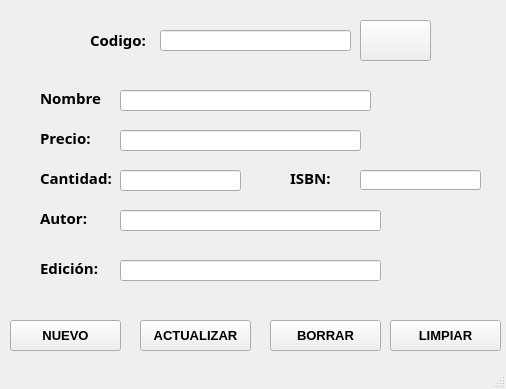
<?xml version="1.0" encoding="UTF-8"?>
<ui version="4.0">
 <class>vtnLibro</class>
 <widget class="QMainWindow" name="vtnLibro">
  <property name="geometry">
   <rect>
    <x>0</x>
    <y>0</y>
    <width>506</width>
    <height>389</height>
   </rect>
  </property>
  <property name="font">
   <font>
    <pointsize>10</pointsize>
    <bold>true</bold>
   </font>
  </property>
  <property name="windowTitle">
   <string>Sistema Invetario Libro</string>
  </property>
  <widget class="QWidget" name="centralwidget">
   <widget class="QLabel" name="lblCodigo">
    <property name="geometry">
     <rect>
      <x>90</x>
      <y>30</y>
      <width>71</width>
      <height>20</height>
     </rect>
    </property>
    <property name="font">
     <font>
      <family>Century Gothic</family>
      <pointsize>11</pointsize>
      <bold>true</bold>
     </font>
    </property>
    <property name="text">
     <string>Codigo:</string>
    </property>
   </widget>
   <widget class="QLabel" name="lblNombre">
    <property name="geometry">
     <rect>
      <x>40</x>
      <y>90</y>
      <width>61</width>
      <height>16</height>
     </rect>
    </property>
    <property name="font">
     <font>
      <family>Century Gothic</family>
      <pointsize>11</pointsize>
      <bold>true</bold>
     </font>
    </property>
    <property name="text">
     <string>Nombre:</string>
    </property>
   </widget>
   <widget class="QLabel" name="lblPrecio">
    <property name="geometry">
     <rect>
      <x>40</x>
      <y>130</y>
      <width>61</width>
      <height>16</height>
     </rect>
    </property>
    <property name="font">
     <font>
      <family>Century Gothic</family>
      <pointsize>11</pointsize>
      <bold>true</bold>
     </font>
    </property>
    <property name="text">
     <string>Precio:</string>
    </property>
   </widget>
   <widget class="QLabel" name="lblCantidad">
    <property name="geometry">
     <rect>
      <x>40</x>
      <y>170</y>
      <width>81</width>
      <height>16</height>
     </rect>
    </property>
    <property name="font">
     <font>
      <family>Century Gothic</family>
      <pointsize>11</pointsize>
      <bold>true</bold>
     </font>
    </property>
    <property name="text">
     <string>Cantidad:</string>
    </property>
   </widget>
   <widget class="QLabel" name="lblAutor">
    <property name="geometry">
     <rect>
      <x>40</x>
      <y>210</y>
      <width>61</width>
      <height>16</height>
     </rect>
    </property>
    <property name="font">
     <font>
      <family>Century Gothic</family>
      <pointsize>11</pointsize>
      <bold>true</bold>
     </font>
    </property>
    <property name="text">
     <string>Autor:</string>
    </property>
   </widget>
   <widget class="QLabel" name="lblEdicion">
    <property name="geometry">
     <rect>
      <x>40</x>
      <y>260</y>
      <width>61</width>
      <height>16</height>
     </rect>
    </property>
    <property name="font">
     <font>
      <family>Century Gothic</family>
      <pointsize>11</pointsize>
      <bold>true</bold>
     </font>
    </property>
    <property name="text">
     <string>Edición:</string>
    </property>
   </widget>
   <widget class="QLabel" name="lblIsbn">
    <property name="geometry">
     <rect>
      <x>290</x>
      <y>170</y>
      <width>61</width>
      <height>16</height>
     </rect>
    </property>
    <property name="font">
     <font>
      <family>Century Gothic</family>
      <pointsize>11</pointsize>
      <bold>true</bold>
     </font>
    </property>
    <property name="text">
     <string>ISBN:</string>
    </property>
   </widget>
   <widget class="QLineEdit" name="txtCodigo">
    <property name="geometry">
     <rect>
      <x>160</x>
      <y>30</y>
      <width>191</width>
      <height>21</height>
     </rect>
    </property>
    <property name="maxLength">
     <number>10</number>
    </property>
   </widget>
   <widget class="QLineEdit" name="txtNombre">
    <property name="geometry">
     <rect>
      <x>120</x>
      <y>90</y>
      <width>251</width>
      <height>21</height>
     </rect>
    </property>
    <property name="maxLength">
     <number>50</number>
    </property>
   </widget>
   <widget class="QLineEdit" name="txtIsbn">
    <property name="geometry">
     <rect>
      <x>360</x>
      <y>170</y>
      <width>121</width>
      <height>20</height>
     </rect>
    </property>
    <property name="maxLength">
     <number>10</number>
    </property>
   </widget>
   <widget class="QLineEdit" name="txtCantidad">
    <property name="geometry">
     <rect>
      <x>120</x>
      <y>170</y>
      <width>121</width>
      <height>21</height>
     </rect>
    </property>
    <property name="maxLength">
     <number>1000</number>
    </property>
   </widget>
   <widget class="QLineEdit" name="txtAutor">
    <property name="geometry">
     <rect>
      <x>120</x>
      <y>210</y>
      <width>261</width>
      <height>21</height>
     </rect>
    </property>
    <property name="maxLength">
     <number>50</number>
    </property>
   </widget>
   <widget class="QLineEdit" name="txtEdicion">
    <property name="geometry">
     <rect>
      <x>120</x>
      <y>260</y>
      <width>261</width>
      <height>21</height>
     </rect>
    </property>
    <property name="maxLength">
     <number>50</number>
    </property>
   </widget>
   <widget class="QPushButton" name="btnNuevo">
    <property name="geometry">
     <rect>
      <x>10</x>
      <y>320</y>
      <width>111</width>
      <height>31</height>
     </rect>
    </property>
    <property name="font">
     <font>
      <pointsize>10</pointsize>
      <bold>true</bold>
     </font>
    </property>
    <property name="mouseTracking">
     <bool>false</bool>
    </property>
    <property name="text">
     <string>NUEVO</string>
    </property>
    <property name="icon">
     <iconset theme="QIcon::ThemeIcon::DocumentNew"/>
    </property>
   </widget>
   <widget class="QPushButton" name="btnLimpiar">
    <property name="geometry">
     <rect>
      <x>390</x>
      <y>320</y>
      <width>111</width>
      <height>31</height>
     </rect>
    </property>
    <property name="font">
     <font>
      <pointsize>10</pointsize>
      <bold>true</bold>
     </font>
    </property>
    <property name="text">
     <string>LIMPIAR</string>
    </property>
   </widget>
   <widget class="QPushButton" name="btnLibrobuscar">
    <property name="geometry">
     <rect>
      <x>360</x>
      <y>20</y>
      <width>71</width>
      <height>41</height>
     </rect>
    </property>
    <property name="font">
     <font>
      <pointsize>10</pointsize>
      <bold>true</bold>
     </font>
    </property>
    <property name="text">
     <string/>
    </property>
    <property name="icon">
     <iconset theme="QIcon::ThemeIcon::EditFind"/>
    </property>
   </widget>
   <widget class="QPushButton" name="btnBorrar">
    <property name="geometry">
     <rect>
      <x>270</x>
      <y>320</y>
      <width>111</width>
      <height>31</height>
     </rect>
    </property>
    <property name="font">
     <font>
      <pointsize>10</pointsize>
      <bold>true</bold>
     </font>
    </property>
    <property name="text">
     <string>BORRAR</string>
    </property>
    <property name="icon">
     <iconset theme="QIcon::ThemeIcon::EditDelete"/>
    </property>
   </widget>
   <widget class="QPushButton" name="btnActualizar">
    <property name="geometry">
     <rect>
      <x>140</x>
      <y>320</y>
      <width>111</width>
      <height>31</height>
     </rect>
    </property>
    <property name="font">
     <font>
      <pointsize>10</pointsize>
      <bold>true</bold>
     </font>
    </property>
    <property name="text">
     <string>ACTUALIZAR</string>
    </property>
    <property name="icon">
     <iconset theme="QIcon::ThemeIcon::SyncSynchronizing"/>
    </property>
   </widget>
   <widget class="QLineEdit" name="txtPrecio">
    <property name="geometry">
     <rect>
      <x>120</x>
      <y>130</y>
      <width>241</width>
      <height>21</height>
     </rect>
    </property>
    <property name="maxLength">
     <number>5</number>
    </property>
   </widget>
  </widget>
  <widget class="QStatusBar" name="statusbar"/>
 </widget>
 <tabstops>
  <tabstop>txtCodigo</tabstop>
  <tabstop>txtNombre</tabstop>
  <tabstop>txtPrecio</tabstop>
  <tabstop>txtCantidad</tabstop>
  <tabstop>txtIsbn</tabstop>
  <tabstop>txtAutor</tabstop>
  <tabstop>txtEdicion</tabstop>
  <tabstop>btnNuevo</tabstop>
  <tabstop>btnActualizar</tabstop>
  <tabstop>btnBorrar</tabstop>
  <tabstop>btnLimpiar</tabstop>
  <tabstop>btnLibrobuscar</tabstop>
 </tabstops>
 <resources/>
 <connections/>
</ui>
